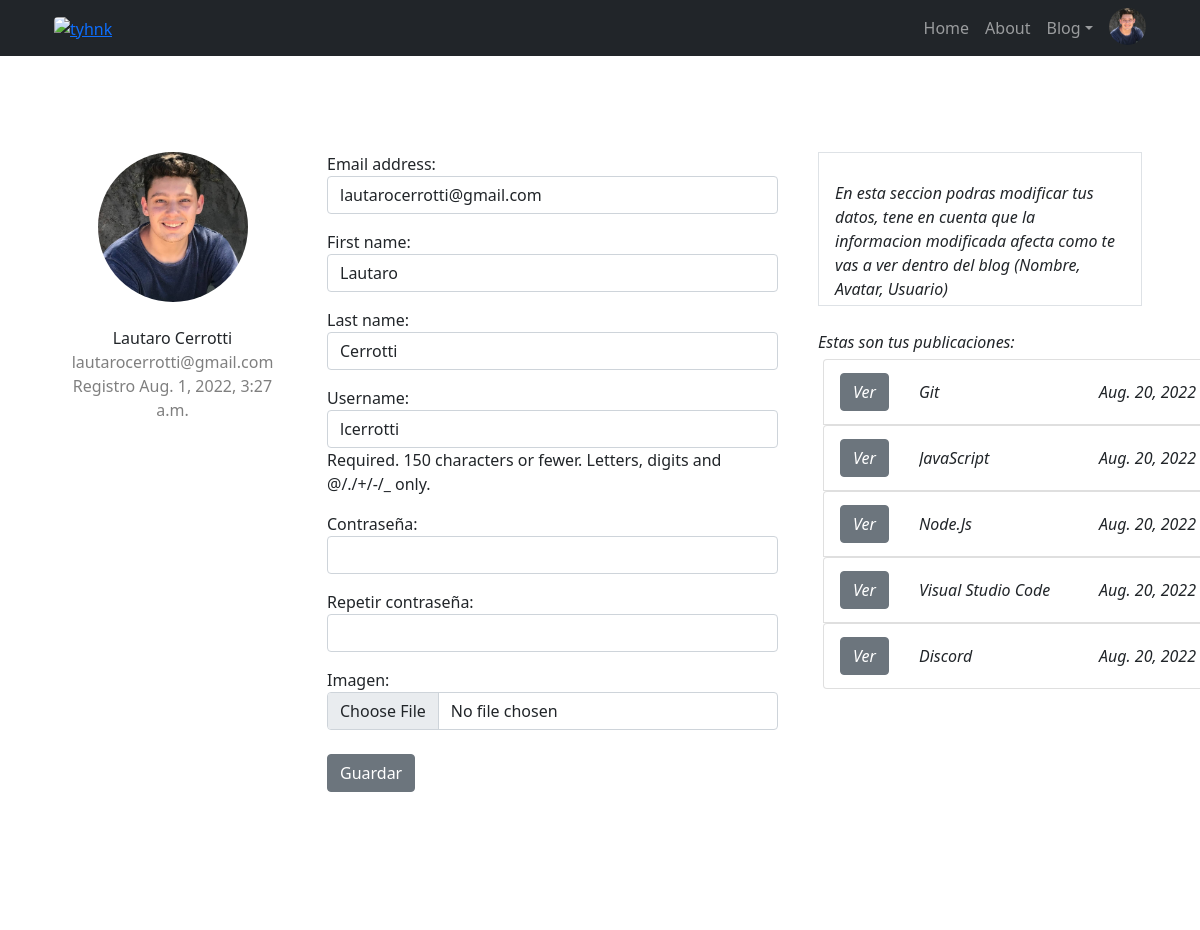
/registrado/modificar_perfil/ (signed in), run on an earlier commit of the app's database.
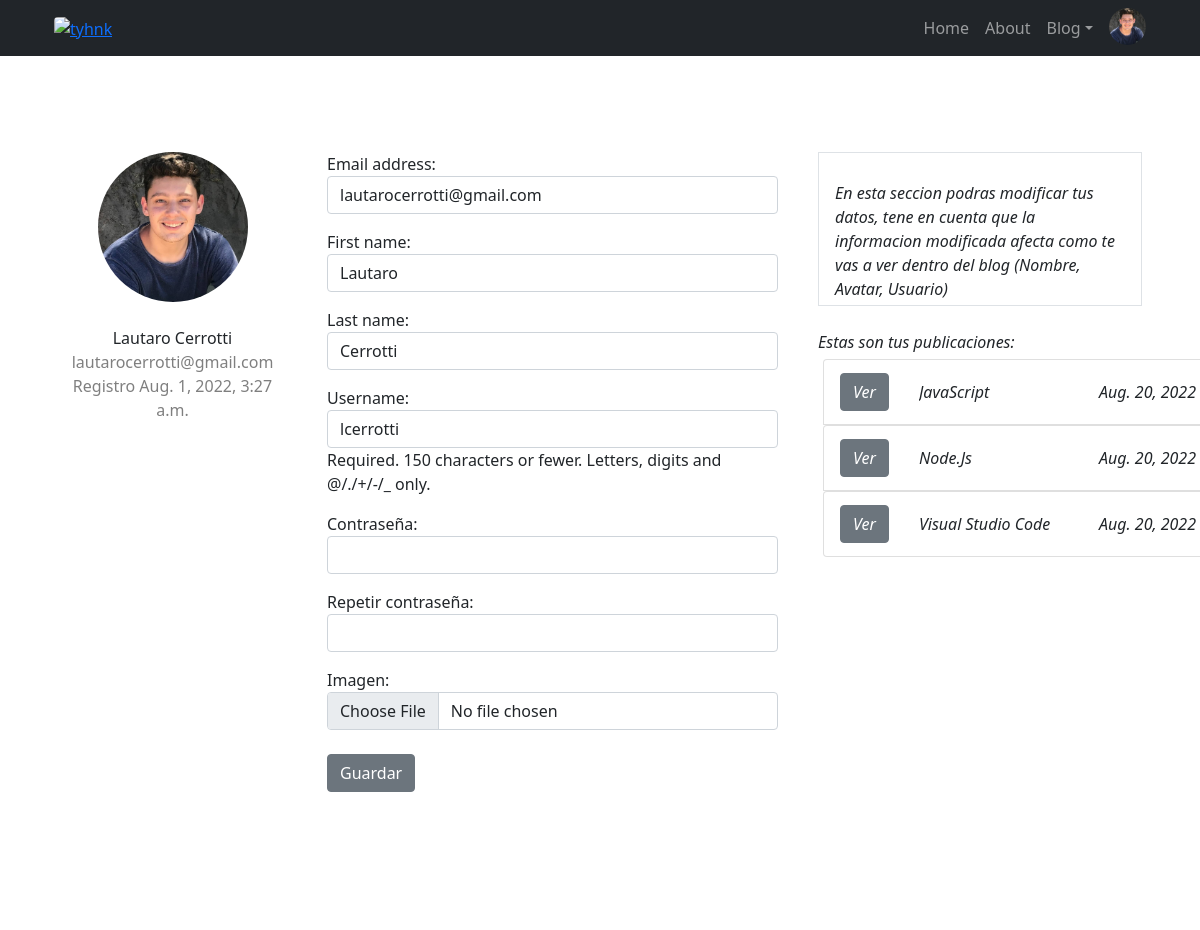
And on a later commit of the database.
### Blog_General/models.py (models this page shows, shortened)
class Publicacion(models.Model):
    options= (
        ('draft', 'Draft'),
        ('publicado', 'Publicado'),
    )
    options2= (
        ('si', 'si'),
        ('no', 'no'),
    )
    titulo = models.CharField(max_length=100)
    descripcion = models.TextField(max_length = 200, default="Some String")
    contenido = models.TextField(max_length=3500)
    imagen = models.URLField(max_length=3000, blank=True, null=True)
    fecha = models.DateField(auto_now_add=True)
    publicado = models.CharField(max_length=10, choices=options, default='draft')
    muestra_inferior = models.CharField(max_length=10, choices=options2, default='no')
    muestra_superior = models.CharField(max_length=10, choices=options2, default='no')
    likes = models.ManyToManyField(User, related_name='entry_likes', blank=True)
    avatar = models.URLField(blank=True, null=True)
    user = models.ForeignKey(User, on_delete=models.CASCADE, null=True) # El autor sera una ForeignKey la cual es igual al usuario conectado.

### RegistroUsuarios/views.py (the view)
# urls.py: path('modificar_perfil/', editar_perfil, name='modperfil'),
@login_required
def editar_perfil(request):
    usuario = request.user
    if request.method == 'POST':
        print("post")
        miFormulario = UserEditForm(request.POST, instance=request.user) # Enviamos a los formularios Avatar y UserEditForm los datos de la Request.
        formAvatar = AvatarFormulario(request.POST, request.FILES)
        if miFormulario.is_valid():
            print("es valido")
            data = miFormulario.cleaned_data
            usuario.first_name = data["first_name"]
            usuario.last_name = data["last_name"]
            usuario.email = data["email"]
            usuario.password = data["password1"]
            usuario.set_password(usuario.password)
            usuario.save()
            '''
            Necesitamos comprobar 3 cosas antes de cargar el avatar ya que el formulario puede
            devolver None (No cargo archivos).
            1) No tenga Imagen cargada pero si una anterior (Traemos la ultima que tenia.)
            2) No tenga Imagen cargada y tampoco una anterior (Cargamos una IMG defoult.jpg)
            3) Tenga una anterior y la quiera actualizar (Cargamos la nueva imagen)

            '''
            if formAvatar.is_valid():
                dataAvatar = formAvatar.cleaned_data
                print(dataAvatar)
                if dataAvatar['imagen'] == None and Avatar.objects.filter(user=request.user.id).last():
                    avatar = Avatar.objects.filter(user=request.user.id).last()
                    avatar.save()
                elif dataAvatar['imagen'] == None and Avatar.objects.filter(user=request.user.id).last() == None:
                    avatar = Avatar(user=request.user, imagen=os.path.join(MEDIA_URL, 'img/default.jpg'))
                    avatar.save()
                elif dataAvatar['imagen'] != None:
                    avatar = Avatar(user=request.user, imagen=dataAvatar["imagen"])
                    avatar.save()
            return render(request, "indexBase.html", {"mensaje": "Datos actualizados con éxito..."}) #Devolvemos un mensaje de Exito
        return render(request, "indexBase.html", {"mensaje": "La contraseña es invalida, Debe contener minimo 8 Caracteres alfanumericos y ambas deben coinicidir"}) #Si las contraseñas no coinciden o son solamente numeros
    else:
        miFormulario = UserEditForm(instance=request.user)         #Caso contrario , devolvemos los formularios correspondientes a modificar_perfil
        formAvatar = AvatarFormulario()
        Posteos = Publicacion.objects.filter(user=request.user)
        context = miFormulario.errors
    return render(request, "modificar_perfil.html", {"miFormulario": miFormulario, "formAvatar": formAvatar, "Posteos": Posteos, 'context':context})

### RegistroUsuarios/forms.py
class AvatarFormulario(forms.ModelForm):
    class Meta:
        model=Avatar
        fields=('imagen',)
        widgets= {
            'imagen': forms.FileInput(
                attrs={
                    'type': 'file',
                    'class': 'form-control',
                }
            ),
        }

### Main/context_procesor.py (called while the page is built)
def getUserInfo(request):
    context = {}
    if not request.user.is_authenticated:
        context['formAuth'] = AuthenticationForm()
    else: #Solicitamos el ultimo avatar y lo pasamos como context
        avatar = Avatar.objects.filter(user=request.user.id).last()
        if avatar:
            context['url'] = avatar.imagen.url
        else: # Caso contrario, asignamos una imagen Defoult.
            avatar = Avatar(user=request.user, imagen=os.path.join(MEDIA_URL, 'img/default.jpg'))
        context['url'] = avatar.imagen.url
    return context

### templates/modificar_perfil.html (shortened to what this page needs)
{% extends 'indexBase.html' %}
{% block navigation %}
{% load static %}
<link href="{% static 'css\styles.css' %}" rel="stylesheet" />
<div class="container rounded bg-white mt-5 mb-5">
    <div class="row">
        <div class="col-md-3 border-right">
            <div class="d-flex flex-column align-items-center text-center p-3 py-5"><img class="rounded-circle"
                    width="150" height="150" src="{{url}}"><br><span class="font-weight-bold">{{user.first_name}}
                    {{user.last_name}}</span><span class="text-black-50">{{user.email}}</span><span
                    class="text-black-50">Registro {{user.date_joined}}</span></div>
        </div>
        <div class="col-md-5 border-right">
            <br></br>
            <form enctype="multipart/form-data" method="POST">{% csrf_token %}
                {{miFormulario.as_p}}
                {{formAvatar}}<br>
                <input class="btn btn-secondary" type="submit" value="Guardar">
            </form>
        </div>
        <div class="col-md-4">
            <div class="p-3 py-5">
                <div class="d-flex justify-content-between align-items-center experience"><span
                        class="border px-3 p-1 add-experience"><i class="fa fa-plus"><br>
                            <div class="col-md-12"><label class="labels">En esta seccion podras modificar tus datos,
                                    tene en cuenta que la informacion modificada afecta como te vas a ver dentro del
                                    blog (Nombre, Avatar, Usuario){{context}}</label><br>
                            </div>
                </div>
                <div class="col-md-15"><br>
                    {% if Posteos %}
                    <label class="labels">Estas son tus publicaciones:</label>
                    <div style="width:400px;height:500px;line-height:3em;overflow:auto;padding:5px;">
                        {% for post in Posteos %}
                        <ul class="list-group">
                            <li class="list-group-item d-flex justify-content-between align-items-center">
                                <a class="btn btn-secondary bt-sm" href="{% url 'verpost' post.id %}">Ver</a>
                                <div class="b">
                                    <span class="b">{{post.titulo}}</span>
                                </div>
                                <span>{{post.fecha}}</span>
                            </li>
                            {% endfor %}
                            {% endif %}
                    </div>
                </div>
            </div>
        </div>
    </div>
    {% endblock navigation %}

What changed in the data, as far as the page shows it:
removed Publicacion: titulo "Git", fecha "Aug. 20, 2022"
removed Publicacion: titulo "Discord", fecha "Aug. 20, 2022"
